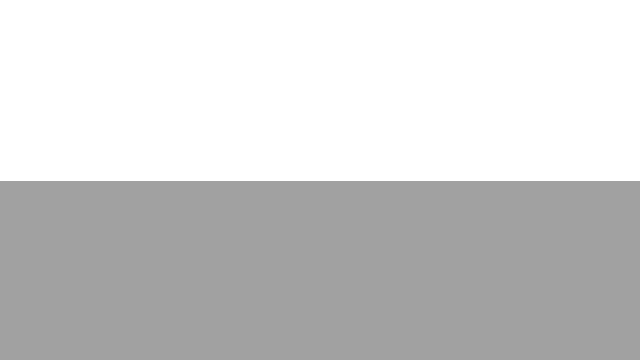
Frame 1 (no input)
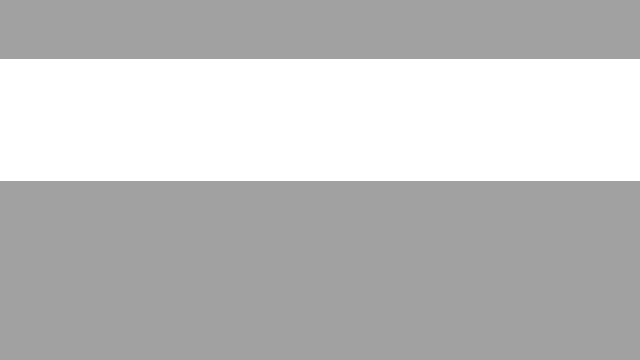
Frame 60 (the mouse pressed at the canvas centre just before this capture)
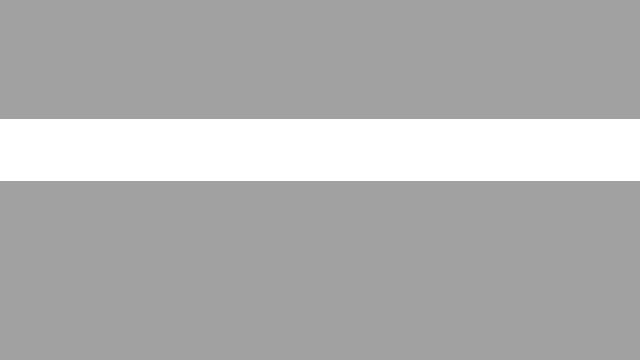
Frame 120 (the mouse held since frame 60 and released just before this capture)

The Processing sketch that drew these frames (run headless with seeded random() and noise(); from frame 60 on, the mouse is pressed at the canvas centre):

// Processing sketch: processing_135752
// ── processing_135752.pde

float a;
void setup () {
  size(640,360);
  stroke(255);
  a =height/2;
}

void draw() {
  background(161);
rect (0,180,width,-a);
  a = a-1;
  if(a<0) {
   a = height/2; 
  }
}
